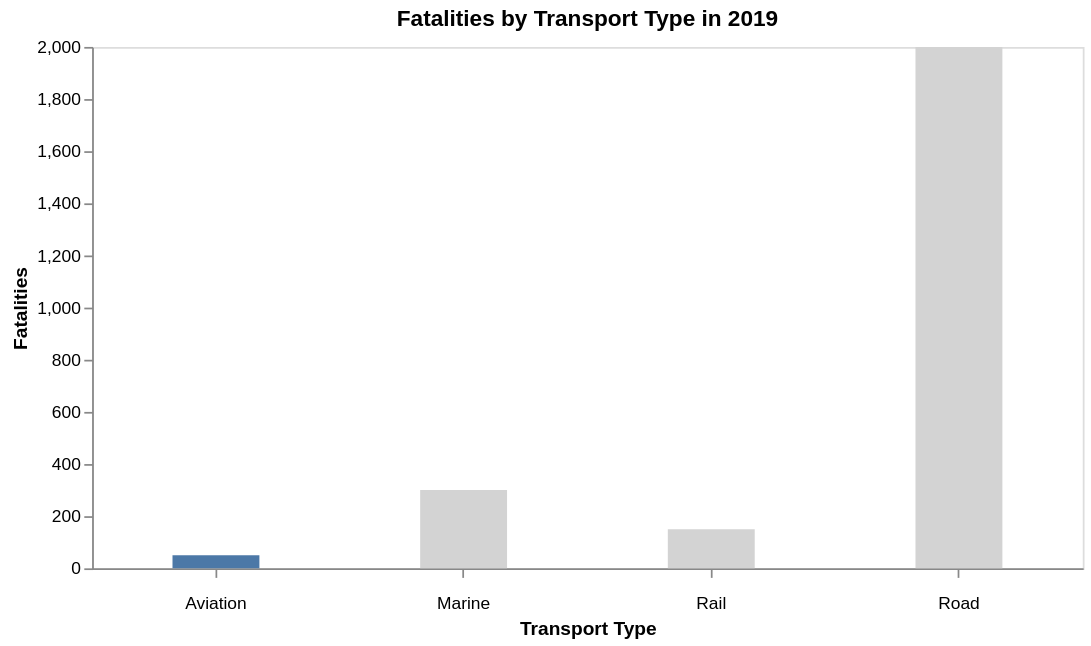

Here is the Vega-Lite specification saved for this chart:
### Vega-Lite specification from a JSON file in a GitHub repository (floating-point values rounded to 4 significant figures)
{"$schema": "https://vega.github.io/schema/vega-lite/v5.json", "description": "Bar chart showing fatalities of road, rail, marine, and aviation transport.", "width": 570, "title": "Fatalities by Transport Type in 2019", "data": {"values": [{"transport": "Road", "fatalities": 2000}, {"transport": "Rail", "fatalities": 150}, {"transport": "Marine", "fatalities": 300}, {"transport": "Aviation", "fatalities": 50}]}, "mark": {"type": "bar", "tooltip": true, "size": 50}, "encoding": {"x": {"field": "transport", "type": "nominal", "axis": {"title": "Transport Type", "labelAngle": 0, "labelPadding": 10}}, "y": {"field": "fatalities", "type": "quantitative", "axis": {"title": "Fatalities"}}, "color": {"field": "transport", "type": "nominal", "scale": {"domain": ["Aviation", "Road", "Rail", "Marine"], "range": ["#4c78a7", "lightgray", "lightgray", "lightgray"]}, "legend": null}}, "config": {"background": null, "axis": {"grid": false}}}
